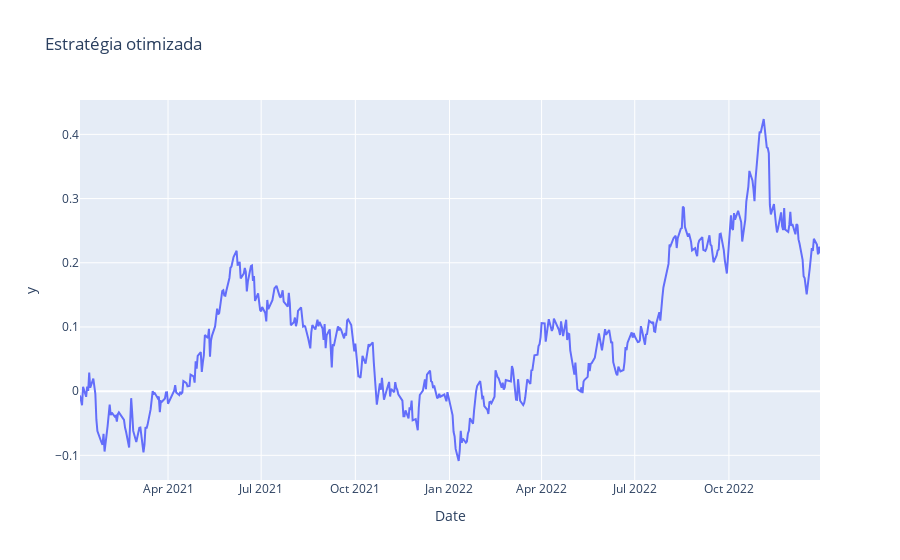

Notebook code for this chart:
### Code cell
optimized_portfolio = returns.mul(best_individual).sum(axis=1)  # Soma dos retornos da carteira dia a dia
optimized_portfolio = optimized_portfolio + 1
optimized_portfolio = optimized_portfolio.cumprod() - 1
px.line(optimized_portfolio, title='Estratégia otimizada', x=optimized_portfolio.index, y=optimized_portfolio.values)

### Figure 1 — Plotly figure (JSON) as saved in the notebook; plotly's stock layout.template omitted (floating-point values rounded to 4 significant figures; data arrays with more than 128 entries replaced by an {"elided": "..."} marker saying what was removed)
{"data": [{"hovertemplate": "Date=%{x}<br>y=%{y}<extra></extra>", "legendgroup": "", "line": {"color": "#636efa", "dash": "solid"}, "marker": {"symbol": "circle"}, "mode": "lines", "name": "", "orientation": "v", "showlegend": false, "type": "scatter", "x": {"elided": "496 str values"}, "xaxis": "x", "y": {"elided": "496 float values"}, "yaxis": "y"}], "layout": {"legend": {"tracegroupgap": 0}, "title": {"text": "Estratégia otimizada"}, "xaxis": {"anchor": "y", "domain": [0, 1], "title": {"text": "Date"}}, "yaxis": {"anchor": "x", "domain": [0, 1], "title": {"text": "y"}}}}
